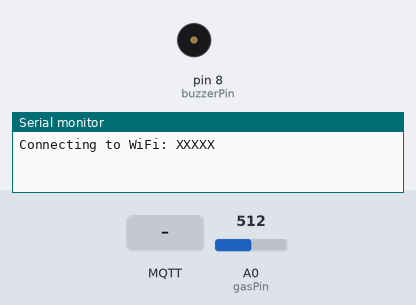
This sketch was run on a simulated Arduino Uno, built for the host (arithmetic inside an expression is 32-bit, double 64-bit). Shown: buzzer (waves = sounding, pin HIGH), the last lines printed to the serial monitor. The inputs (shaded band) are chosen by the test bench; at power-on: A0 (gasPin) = 512. WiFi joins after 1.5 s; servers stay silent unless stated; random numbers use the default seed unless the sketch sets one; no MQTT or app messages arrive unless stated.

Above: at 0.1 s.
At 4.7 s:
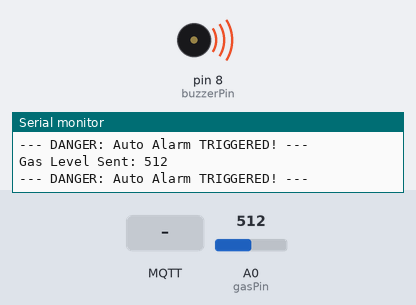
4.8 s: MQTT message "ahmed/buzzer_control" arrives on the first subscribed topic
6.3 s: MQTT message "true" arrives on the first subscribed topic
7.8 s: MQTT message "1" arrives on the first subscribed topic
Timing chart, 0 to 10.8 s (numbered marks = the images above; inputs shaded):
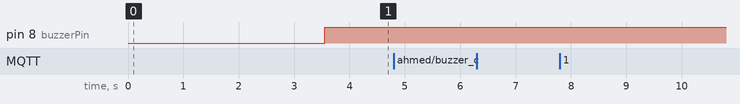

The sketch:

Code_c++.ino
```cpp
#include "WiFiEsp.h"
#include "SoftwareSerial.h"
#include <PubSubClient.h>

// --- إعدادات الشبكة ---
char ssid[] = "XXXXX";
char pass[] = "XXXXX";

const char* mqtt_server = "192.168.137.1";
const int mqtt_port = 1883;
// ----------------------

const int gasPin = A0;
const int buzzerPin = 8;
const int gasThreshold = 400; // مستوى الغاز الذي يعمل عنده الإنذار التلقائي

SoftwareSerial esp8266(2, 3);

WiFiEspClient espClient;
PubSubClient client(espClient);

unsigned long lastSend = 0;
bool manualOverride = false; // متغير لمعرفة إذا كان المستخدم يتحكم بالجرس يدوياً

void setup() {
  pinMode(buzzerPin, OUTPUT);
  digitalWrite(buzzerPin, LOW);

  Serial.begin(9600);
  esp8266.begin(9600);

  WiFi.init(&esp8266);
  if (WiFi.status() == WL_NO_SHIELD) {
    Serial.println("WiFi module not present!");
    while (true);
  }

  Serial.print("Connecting to WiFi: ");
  Serial.println(ssid);
  while (WiFi.status() != WL_CONNECTED) {
    WiFi.begin(ssid, pass);
    delay(2000);
    Serial.print(".");
  }
  Serial.println("\nWiFi connected!");

  client.setServer(mqtt_server, mqtt_port);
  client.setCallback(callback);

  Serial.print("Attempting initial MQTT connection...");
  String clientId = "AhmedGasNode-";
  clientId += String(random(0xffff), HEX);
  if (client.connect(clientId.c_str())) {
    Serial.println("connected");
    client.subscribe("ahmed/buzzer_control");
  } else {
    Serial.println("failed, will try in loop");
  }
}

void callback(char* topic, byte* payload, unsigned int length) {
  String msg = "";
  for (int i = 0; i < length; i++) {
    msg += (char)payload[i];
  }
  msg.trim();

  Serial.print("\n>>> Message arrived on topic: ");
  Serial.println(topic);
  Serial.print(">>> Payload: [");
  Serial.print(msg);
  Serial.println("]");

  if (String(topic) == "ahmed/buzzer_control") {
    if (msg == "true" || msg == "1" || msg == "on" || msg == "ON") {
      manualOverride = true; // تفعيل التحكم اليدوي
      digitalWrite(buzzerPin, HIGH);
      Serial.println(">>> Buzzer Turned ON Manually");
    }
    else if (msg == "false" || msg == "0" || msg == "off" || msg == "OFF") {
      manualOverride = false; // إيقاف التحكم اليدوي
      digitalWrite(buzzerPin, LOW);
      Serial.println(">>> Buzzer Turned OFF Manually");
    }
  }
}

void reconnect() {
  while (!client.connected()) {
    Serial.print("Attempting MQTT connection...");
    String clientId = "AhmedGasNode-";
    clientId += String(random(0xffff), HEX);

    if (client.connect(clientId.c_str())) {
      Serial.println("connected");
      client.subscribe("ahmed/buzzer_control");
    } else {
      Serial.print("failed, rc=");
      Serial.print(client.state());
      Serial.println(" try again in 5 seconds");
      delay(5000);
    }
  }
}

void loop() {
  if (!client.connected()) {
    reconnect();
  }

  // استدعاء loop بشكل متكرر لضمان عدم ضياع أي رسالة قادمة
  client.loop();

  if (millis() - lastSend > 1000) {
    int gasLevel = analogRead(gasPin);
    String gasStr = String(gasLevel);

    client.publish("ahmed/gas_sensor/level", gasStr.c_str());

    Serial.print("Gas Level Sent: ");
    Serial.println(gasLevel);

    // --- الإنذار التلقائي للغاز ---
    // إذا لم يكن المستخدم قد شغل الجرس يدوياً، دع الأردوينو يتحكم به حسب الغاز
    if (!manualOverride) {
      if (gasLevel >= gasThreshold) {
        digitalWrite(buzzerPin, HIGH); // تشغيل الإنذار تلقائياً
        Serial.println("--- DANGER: Auto Alarm TRIGGERED! ---");
      } else {
        digitalWrite(buzzerPin, LOW); // إيقاف الإنذار عند زوال الخطر
      }
    }

    lastSend = millis();
  }
}
```
